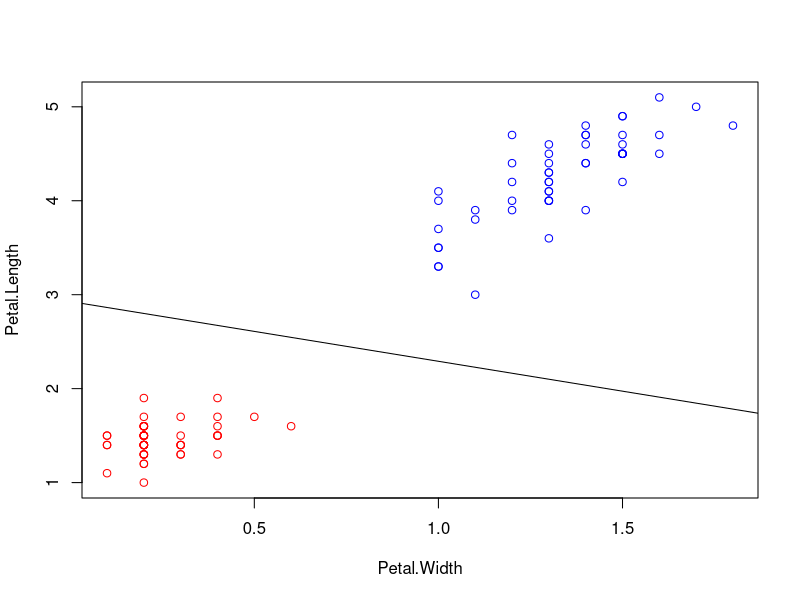

Recreate this plot in R.
library(kernlab)

featureMat <- as.matrix( iris[1:100,c(4,3)] )
labelVec <- as.integer(iris$Species[1:100])
labelVec[labelVec==2] <- -1

# 制約式
X <- cbind(1,featureMat)
Y <- diag(labelVec)
A <- Y %*% X
b <- rep( 1,length=dim(X)[1] )
r <- rep( 5000,length=dim(X)[1] )
u <- rep( 5000,length=dim(X)[2] )
l <- -u

# 目的関数
H <- diag(dim(X)[2])
H[1,1] <- 0
c <- numeric(dim(X)[2])

# 二次計画
result <- ipop(c,H,A,b,l,u,r,maxiter=50)
w <- primal(result)

# データのプロットと超平面
plot( iris[1:100,c(4,3)] , col=ifelse(iris$Species=="setosa","red","blue") )
abline(-w[1]/w[3],-w[2]/w[3])
